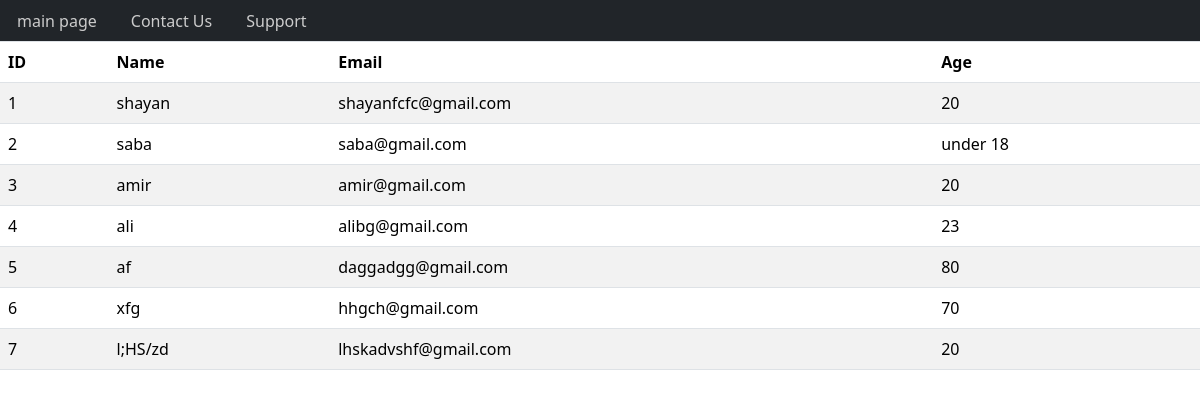
The app's page /comment/home with its own data.
### comment/models.py (models this page shows, shortened)
class User(models.Model):
    name = models.CharField(max_length=100)
    family = models.CharField(max_length=100)
    username = models.CharField(max_length=100, unique=True)
    age = models.IntegerField()
    email = models.EmailField(unique=True)
    password = models.CharField(max_length=100)

### comment/views.py (the view)
# urls.py: path("home", views.home, name="home"),
def home(request):
    result = User.objects.all()
    context = {'models': result}
    return render(request, 'comment/comments.html' , context)

### comment/templates/comment/comments.html (shortened to what this page needs)
<!DOCTYPE html>
<html lang="en">
  <head>
    {% include "comment/links.html" %}
  </head>
  <body>
    <ul class="nav nav-tabs bg-dark">
      <li class="nav-item">
        <a
          class="nav-link {% if request.resolver_match.url_name == 'main-page' %} active {% endif %}"
          aria-current="page"
          href="{% url 'main-page' %}"
          >main page</a
        >
      </li>
      <li class="nav-item">
        <a
          class="nav-link {% if request.resolver_match.url_name == 'contact-us' %} active {% endif %}"
          href="{% url 'contact-us' %}"
          >Contact Us</a
        >
      </li>
      <li class="nav-item">
        <a class="nav-link" href="#">Support</a>
      </li>
    </ul>
    <table class="table table-striped">
      <thead>
        <tr>
          <th>ID</th>
          <th>Name</th>
          <th>Email</th>
          <th>Age</th>
        </tr>
      </thead>
      <tbody>
        {% for user in models %}
        <tr>
          <td>{{ user.id }}</td>
          <td>{{ user.name }}</td>
          <td>{{ user.email }}</td>
          {% if user.age < 18 %}
          <td>under 18</td>
          {% else %}
          <td>{{user.age}}</td>
          {% endif %}
        </tr>
        {% endfor %}
      </tbody>
    </table>
  </body>
</html>

### comment/templates/comment/comments.html (style rules this page uses)
.nav-tabs .nav-link { color: #ccc; }

### records on screen
User: id "1", name "shayan", email "shayanfcfc@gmail.com", age "20"
User: id "2", name "saba", email "saba@gmail.com", age "under 18"
User: id "3", name "amir", email "amir@gmail.com", age "20"
User: id "4", name "ali", email "alibg@gmail.com", age "23"
User: id "5", name "af", email "daggadgg@gmail.com", age "80"
User: id "6", name "xfg", email "hhgch@gmail.com", age "70"
User: id "7", name "l;HS/zd", email "lhskadvshf@gmail.com", age "20"
